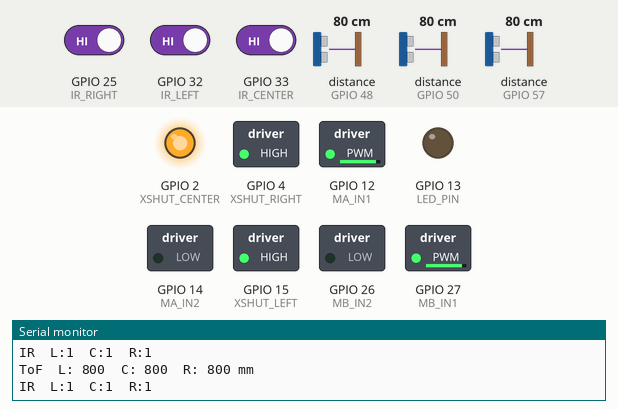
Bench run of a sketch on a simulated ESP32. Shown: switched loads named in the sketch (green lamp = pin HIGH), output pins drawn as LEDs (lit = HIGH), the last lines printed to the serial monitor. Dashed ring = blinking. Inputs (shaded band) come from the test bench; at power-on: distance to the obstacle (sensors on GPIO 57, GPIO 48, GPIO 50) 80 cm, GPIO 25 (IR_RIGHT) HIGH, GPIO 32 (IR_LEFT) HIGH, GPIO 33 (IR_CENTER) HIGH. Random numbers use the default seed unless the sketch sets one.

Above: at 2.4 s.
2.5 s: distance to the obstacle (sensor on GPIO 57) set to 83 cm
At 3.42 s:
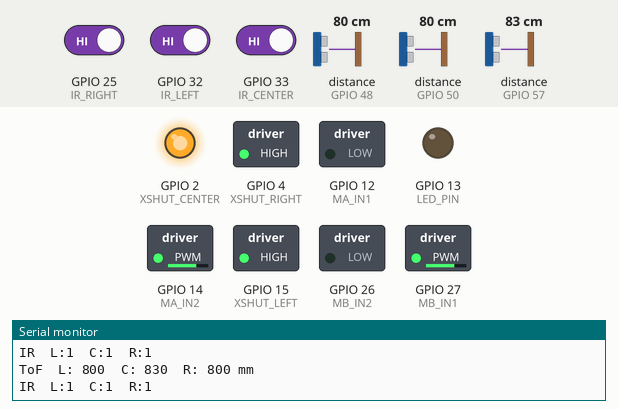
At 5.32 s:
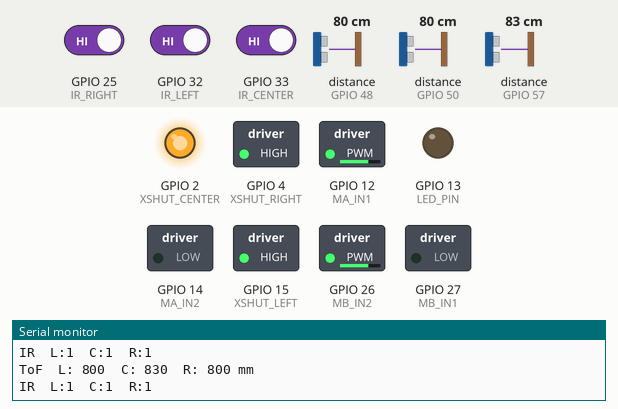
5.5 s: GPIO 25 (IR_RIGHT) driven LOW
8.5 s: GPIO 32 (IR_LEFT) driven LOW
10.2 s: GPIO 32 (IR_LEFT) driven HIGH
At 10.32 s:
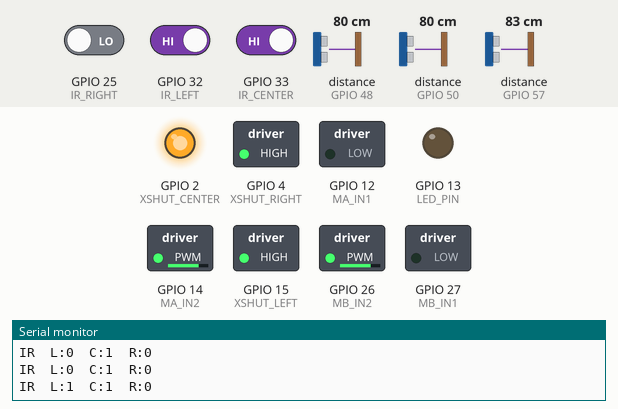
Timing chart, 0 to 14.2 s (numbered marks = the images above; inputs shaded):
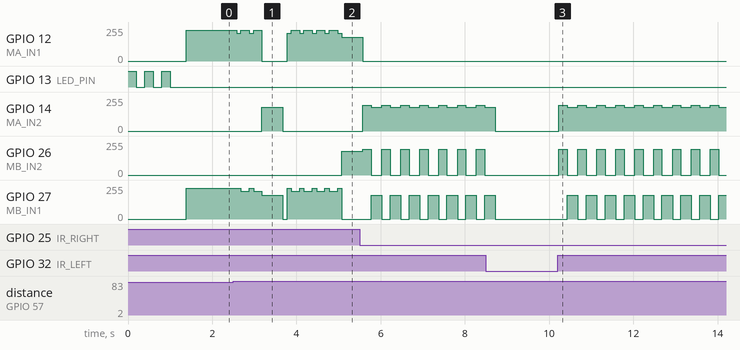

Measured:
- the behaviour switches between 80 and 81 cm on distance to the obstacle (sensor on GPIO 57) (found by bisection; images 0 and 1)
- after the input at 2.5 s, GPIO 12 (MA_IN1): 229/255 → 209/255 after 0.08 s, → 229/255 0.10 s later, → 209/255 0.20 s later, → 229/255 0.10 s later, … (15 changes in this stretch); GPIO 14 (MA_IN2): 0/255 → 179/255 after 0.68 s, → 0/255 0.50 s later
- after the input at 10.2 s, GPIO 14 (MA_IN2): alternates 194/255 for 0.20 s and 179/255 for 0.25 s, starting at once; GPIO 26 (MB_IN2): alternates 194/255 for 0.20 s and 0/255 for 0.25 s, starting at once; GPIO 27 (MB_IN1): alternates 179/255 for 0.25 s and 0/255 for 0.20 s, starting after 0.23 s

The sketch:

sumo_robot.ino
```cpp
//this project done by BENBERKAT AYOUB & BOUCETTA SLIMANE


#include <Wire.h>
#include <Adafruit_VL53L0X.h>

// ─── Pin Definitions ─────────────────────────────────────────────────────────

#define SDA_PIN 21
#define SCL_PIN 22

// VL53L0X XSHUT pins (used to init each sensor one by one)
#define XSHUT_LEFT   15
#define XSHUT_CENTER  2
#define XSHUT_RIGHT   4

// I2C addresses assigned to each ToF sensor
#define ADDR_LEFT   0x30
#define ADDR_CENTER 0x39
#define ADDR_RIGHT  0x32

// Motor A pins
#define MA_IN1 12
#define MA_IN2 14

// Motor B pins
#define MB_IN1 27
#define MB_IN2 26

// IR line sensor pins (LOW = white line detected)
#define IR_LEFT   32
#define IR_CENTER 33
#define IR_RIGHT  25

// Status LED
#define LED_PIN 13

// ─── Tuning Parameters ────────────────────────────────────────────────────────

// Distance thresholds in mm
#define ATTACK_THRESHOLD  800   // Center sensor: attack if opponent within this range
#define SIDE_THRESHOLD    570   // Side sensors: start turning if opponent within this range
#define MAX_RANGE        1200   // Ignore readings beyond this

// Motor speeds (0–255)
#define SPEED_FWD  230
#define SPEED_TURN 180
#define SPEED_REV  195

// PWM config
#define PWM_FREQ 2000
#define PWM_BITS 8

// Search behavior timing
#define LOOP_INTERVAL_MS     30
#define SEARCH_INTERVAL_MS 1800
#define SWEEP_DURATION_MS   450
#define WOBBLE_PERIOD_MS    300

// EMA filter weight (higher = faster response, less smoothing)
#define EMA_ALPHA 0.8f

// ─── Globals ─────────────────────────────────────────────────────────────────

Adafruit_VL53L0X tof_left   = Adafruit_VL53L0X();
Adafruit_VL53L0X tof_center = Adafruit_VL53L0X();
Adafruit_VL53L0X tof_right  = Adafruit_VL53L0X();

float ema_left = -1, ema_center = -1, ema_right = -1;

unsigned long last_loop      = 0;
unsigned long last_search    = 0;
unsigned long sweep_start    = 0;
bool in_sweep                = false;
int  sweep_dir               = 1;   // +1 = right, -1 = left

// ─── Function Prototypes ─────────────────────────────────────────────────────

void     init_tof(Adafruit_VL53L0X *sensor, int xshut, uint8_t addr, const char *label);
uint16_t read_tof(Adafruit_VL53L0X &sensor, float &ema);
void     set_motor_a(int pwm, bool fwd);
void     set_motor_b(int pwm, bool fwd);
void     stop_motors();
void     drive_forward(int speed);
void     drive_reverse(int speed);
void     spin_left(int speed);
void     spin_right(int speed);
void     handle_line_sensors(int l, int c, int r);
void     handle_distance_sensors(unsigned long now);

// ─── Setup ───────────────────────────────────────────────────────────────────

void setup() {
  // Blink LED to signal boot
  pinMode(LED_PIN, OUTPUT);
  for (int i = 0; i < 3; i++) {
    digitalWrite(LED_PIN, HIGH); delay(200);
    digitalWrite(LED_PIN, LOW);  delay(200);
  }

  Serial.begin(115200);
  Serial.println("Sumo robot starting...");

  // Init I2C
  Wire.begin(SDA_PIN, SCL_PIN);

  // Disable all ToF sensors before init
  pinMode(XSHUT_LEFT,   OUTPUT); digitalWrite(XSHUT_LEFT,   LOW);
  pinMode(XSHUT_CENTER, OUTPUT); digitalWrite(XSHUT_CENTER, LOW);
  pinMode(XSHUT_RIGHT,  OUTPUT); digitalWrite(XSHUT_RIGHT,  LOW);
  delay(10);

  // Init sensors one by one and assign unique I2C addresses
  init_tof(&tof_left,   XSHUT_LEFT,   ADDR_LEFT,   "LEFT");
  init_tof(&tof_center, XSHUT_CENTER, ADDR_CENTER, "CENTER");
  init_tof(&tof_right,  XSHUT_RIGHT,  ADDR_RIGHT,  "RIGHT");

  // Attach motor pins to PWM channels
  ledcAttach(MA_IN1, PWM_FREQ, PWM_BITS);
  ledcAttach(MA_IN2, PWM_FREQ, PWM_BITS);
  ledcAttach(MB_IN1, PWM_FREQ, PWM_BITS);
  ledcAttach(MB_IN2, PWM_FREQ, PWM_BITS);

  // IR line sensors
  pinMode(IR_LEFT,   INPUT);
  pinMode(IR_CENTER, INPUT);
  pinMode(IR_RIGHT,  INPUT);

  stop_motors();

  last_loop   = millis();
  last_search = millis();
}

// ─── Main Loop ───────────────────────────────────────────────────────────────

void loop() {
  unsigned long now = millis();

  // Rate-limit the loop
  if (now - last_loop < LOOP_INTERVAL_MS) return;
  last_loop = now;

  int ir_l = digitalRead(IR_LEFT);
  int ir_c = digitalRead(IR_CENTER);
  int ir_r = digitalRead(IR_RIGHT);

  Serial.printf("IR  L:%d  C:%d  R:%d\n", ir_l, ir_c, ir_r);

  // Line sensors take priority over everything else
  if (ir_l == LOW || ir_c == LOW || ir_r == LOW) {
    handle_line_sensors(ir_l, ir_c, ir_r);
    return;
  }

  // No line detected — look for opponent
  handle_distance_sensors(now);
}

// ─── ToF Sensor Initialization ───────────────────────────────────────────────

void init_tof(Adafruit_VL53L0X *sensor, int xshut, uint8_t addr, const char *label) {
  // Power-cycle this sensor
  digitalWrite(xshut, LOW);  delay(5);
  digitalWrite(xshut, HIGH); delay(10);

  if (!sensor->begin()) {
    Serial.printf("ERROR: %s sensor failed to boot\n", label);
    return;
  }

  if (!sensor->setAddress(addr)) {
    Serial.printf("ERROR: %s address assignment failed\n", label);
  } else {
    Serial.printf("%s sensor ready at 0x%02X\n", label, addr);
  }
}

// ─── ToF Distance Reading with EMA Smoothing ─────────────────────────────────

uint16_t read_tof(Adafruit_VL53L0X &sensor, float &ema) {
  VL53L0X_RangingMeasurementData_t data;
  sensor.rangingTest(&data, false);

  uint16_t dist;

  if (data.RangeStatus != 4) {
    dist = data.RangeMilliMeter;
    if (dist == 0 || dist > MAX_RANGE) dist = MAX_RANGE + 1;
  } else {
    dist = MAX_RANGE + 1;
  }

  // Initialize or update EMA
  if (ema < 0) ema = dist;
  else         ema = ema * (1.0f - EMA_ALPHA) + dist * EMA_ALPHA;

  return dist;
}

// ─── Motor Control ───────────────────────────────────────────────────────────

void set_motor_a(int pwm, bool fwd) {
  pwm = constrain(pwm, 0, 255);
  ledcWrite(MA_IN1, fwd ? pwm : 0);
  ledcWrite(MA_IN2, fwd ? 0 : pwm);
}

void set_motor_b(int pwm, bool fwd) {
  pwm = constrain(pwm, 0, 255);
  ledcWrite(MB_IN1, fwd ? pwm : 0);
  ledcWrite(MB_IN2, fwd ? 0 : pwm);
}

void stop_motors()           { set_motor_a(0, true);           set_motor_b(0, true); }
void drive_forward(int spd)  { set_motor_a(spd, true);         set_motor_b(spd, true); }
void drive_reverse(int spd)  { set_motor_a(spd, false);        set_motor_b(spd, false); }
void spin_left(int spd)      { set_motor_a(spd, false);        set_motor_b(spd, true); }
void spin_right(int spd)     { set_motor_a(spd, true);         set_motor_b(spd, false); }

// ─── Line Sensor Handler ─────────────────────────────────────────────────────

void handle_line_sensors(int l, int c, int r) {
  // All three triggered: full front edge
  if (l == LOW && c == LOW && r == LOW) {
    drive_reverse(SPEED_REV); delay(400);
    spin_right(SPEED_TURN);   delay(300);
  }
  // Center only
  else if (c == LOW && l == HIGH && r == HIGH) {
    drive_reverse(SPEED_REV); delay(300);
    if (random(2)) spin_left(SPEED_TURN);
    else           spin_right(SPEED_TURN);
    delay(200);
  }
  // Left only
  else if (l == LOW && c == HIGH && r == HIGH) {
    drive_reverse(SPEED_REV); delay(200);
    spin_right(SPEED_TURN);   delay(250);
  }
  // Right only
  else if (r == LOW && c == HIGH && l == HIGH) {
    drive_reverse(SPEED_REV); delay(200);
    spin_left(SPEED_TURN);    delay(250);
  }
  // Left + center
  else if (l == LOW && c == LOW) {
    drive_reverse(SPEED_REV); delay(300);
    spin_right(SPEED_TURN);   delay(250);
  }
  // Right + center
  else if (r == LOW && c == LOW) {
    drive_reverse(SPEED_REV); delay(300);
    spin_left(SPEED_TURN);    delay(250);
  }

  stop_motors();
}

// ─── Distance Sensor Handler ─────────────────────────────────────────────────

void handle_distance_sensors(unsigned long now) {
  uint16_t d_left   = read_tof(tof_left,   ema_left);
  uint16_t d_center = read_tof(tof_center, ema_center);
  uint16_t d_right  = read_tof(tof_right,  ema_right);

  Serial.printf("ToF  L:%4d  C:%4d  R:%4d mm\n", d_left, d_center, d_right);

  // Determine which sensor has the closest valid reading
  bool see_left   = (d_left   <= SIDE_THRESHOLD);
  bool see_center = (d_center <= ATTACK_THRESHOLD);
  bool see_right  = (d_right  <= SIDE_THRESHOLD);

  if (see_center) {
    drive_forward(SPEED_FWD);
  } else if (see_left) {
    spin_left(SPEED_TURN); delay(120);
    drive_forward(SPEED_FWD);
  } else if (see_right) {
    spin_right(SPEED_TURN); delay(120);
    drive_forward(SPEED_FWD);
  } else {
    // No opponent in range — search pattern
    search_for_opponent(now);
  }
}

// ─── Search Pattern (no opponent visible) ────────────────────────────────────

void search_for_opponent(unsigned long now) {
  // Micro-wobble: slight left/right bias while driving forward
  unsigned long phase = now % WOBBLE_PERIOD_MS;
  if (phase < WOBBLE_PERIOD_MS / 2) {
    set_motor_a(SPEED_FWD - 20, true);
    set_motor_b(SPEED_FWD,      true);
  } else {
    set_motor_a(SPEED_FWD,      true);
    set_motor_b(SPEED_FWD - 20, true);
  }

  // Periodic sweep: spin in alternating directions to scan the arena
  if (now - last_search >= SEARCH_INTERVAL_MS) {
    last_search = now;
    sweep_start = now;
    in_sweep    = true;
    sweep_dir   = -sweep_dir;  // alternate direction each time
  }

  if (in_sweep) {
    unsigned long elapsed = now - sweep_start;
    if (elapsed < SWEEP_DURATION_MS) {
      if (sweep_dir > 0) spin_right(SPEED_TURN);
      else               spin_left(SPEED_TURN);
    } else {
      in_sweep = false;
      stop_motors();
    }
  }
}
```
